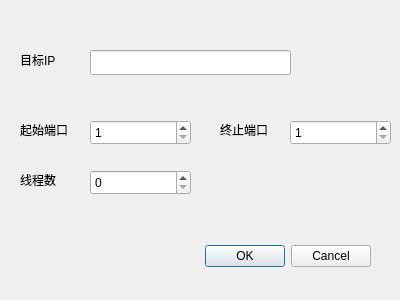
<?xml version="1.0" encoding="UTF-8"?>
<ui version="4.0">
 <class>Dialogsetting</class>
 <widget class="QDialog" name="Dialogsetting">
  <property name="geometry">
   <rect>
    <x>0</x>
    <y>0</y>
    <width>400</width>
    <height>300</height>
   </rect>
  </property>
  <property name="windowTitle">
   <string>Dialog</string>
  </property>
  <widget class="QDialogButtonBox" name="buttonBox">
   <property name="geometry">
    <rect>
     <x>30</x>
     <y>240</y>
     <width>341</width>
     <height>32</height>
    </rect>
   </property>
   <property name="orientation">
    <enum>Qt::Horizontal</enum>
   </property>
   <property name="standardButtons">
    <set>QDialogButtonBox::Cancel|QDialogButtonBox::Ok</set>
   </property>
  </widget>
  <widget class="QSpinBox" name="spinBox_startPort">
   <property name="geometry">
    <rect>
     <x>90</x>
     <y>120</y>
     <width>101</width>
     <height>25</height>
    </rect>
   </property>
   <property name="minimum">
    <number>1</number>
   </property>
   <property name="maximum">
    <number>65535</number>
   </property>
  </widget>
  <widget class="QLabel" name="label_strIP">
   <property name="geometry">
    <rect>
     <x>20</x>
     <y>50</y>
     <width>69</width>
     <height>19</height>
    </rect>
   </property>
   <property name="text">
    <string>目标IP</string>
   </property>
  </widget>
  <widget class="QLabel" name="label_endPort">
   <property name="geometry">
    <rect>
     <x>220</x>
     <y>120</y>
     <width>69</width>
     <height>19</height>
    </rect>
   </property>
   <property name="text">
    <string>终止端口</string>
   </property>
  </widget>
  <widget class="QSpinBox" name="spinBox_Port">
   <property name="geometry">
    <rect>
     <x>290</x>
     <y>120</y>
     <width>101</width>
     <height>25</height>
    </rect>
   </property>
   <property name="minimum">
    <number>1</number>
   </property>
   <property name="maximum">
    <number>65535</number>
   </property>
  </widget>
  <widget class="QLabel" name="label_startPort">
   <property name="geometry">
    <rect>
     <x>20</x>
     <y>120</y>
     <width>69</width>
     <height>19</height>
    </rect>
   </property>
   <property name="text">
    <string>起始端口</string>
   </property>
  </widget>
  <widget class="QLineEdit" name="lineEdit_IP">
   <property name="geometry">
    <rect>
     <x>90</x>
     <y>50</y>
     <width>201</width>
     <height>25</height>
    </rect>
   </property>
  </widget>
  <widget class="QLabel" name="label_thread">
   <property name="geometry">
    <rect>
     <x>20</x>
     <y>170</y>
     <width>69</width>
     <height>19</height>
    </rect>
   </property>
   <property name="text">
    <string>线程数</string>
   </property>
  </widget>
  <widget class="QSpinBox" name="spinBox_threadNum">
   <property name="geometry">
    <rect>
     <x>90</x>
     <y>170</y>
     <width>101</width>
     <height>25</height>
    </rect>
   </property>
  </widget>
 </widget>
 <resources/>
 <connections>
  <connection>
   <sender>buttonBox</sender>
   <signal>accepted()</signal>
   <receiver>Dialogsetting</receiver>
   <slot>accept()</slot>
   <hints>
    <hint type="sourcelabel">
     <x>248</x>
     <y>254</y>
    </hint>
    <hint type="destinationlabel">
     <x>157</x>
     <y>274</y>
    </hint>
   </hints>
  </connection>
  <connection>
   <sender>buttonBox</sender>
   <signal>rejected()</signal>
   <receiver>Dialogsetting</receiver>
   <slot>reject()</slot>
   <hints>
    <hint type="sourcelabel">
     <x>316</x>
     <y>260</y>
    </hint>
    <hint type="destinationlabel">
     <x>286</x>
     <y>274</y>
    </hint>
   </hints>
  </connection>
 </connections>
</ui>
